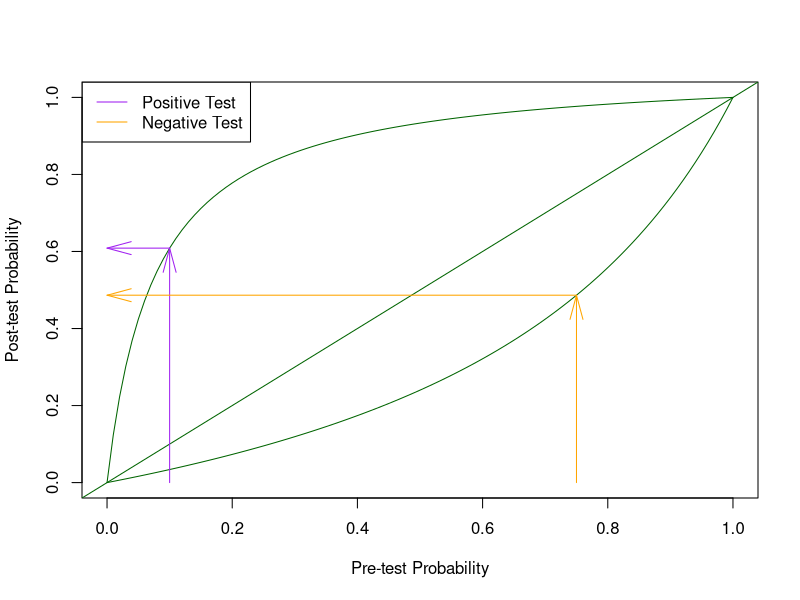
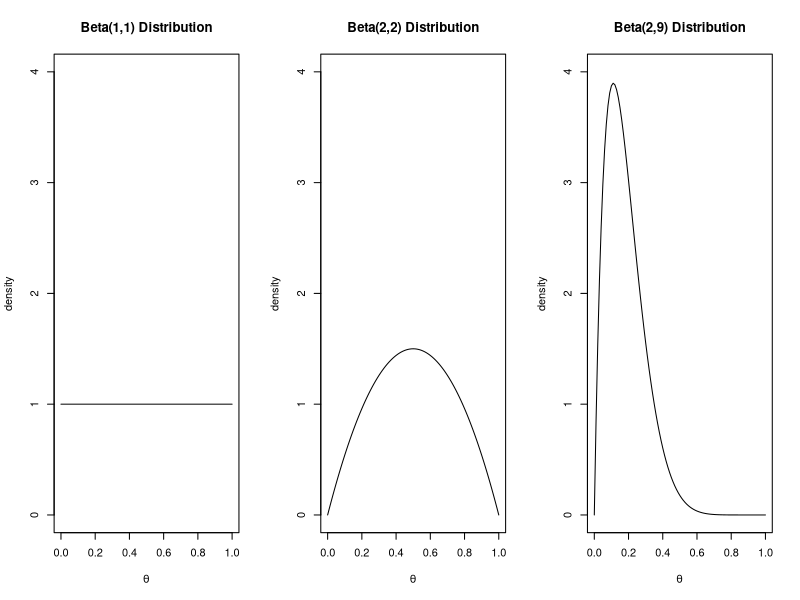
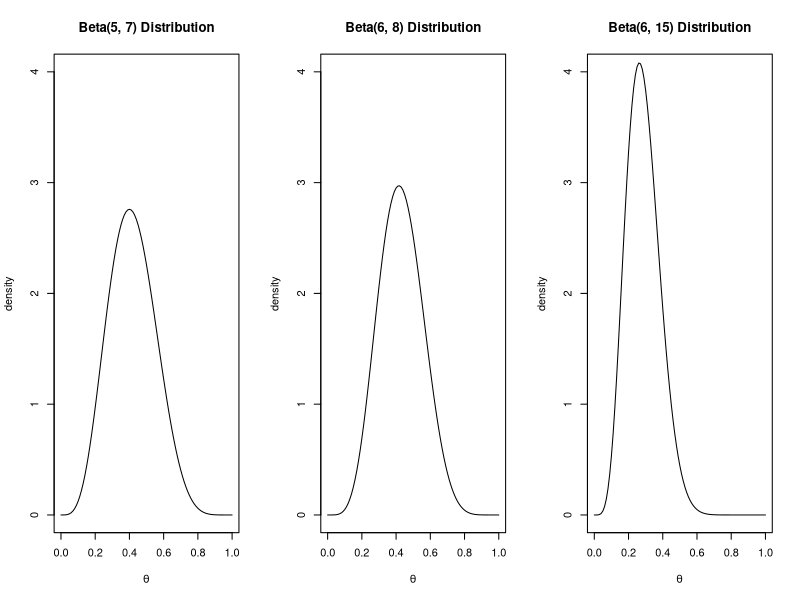
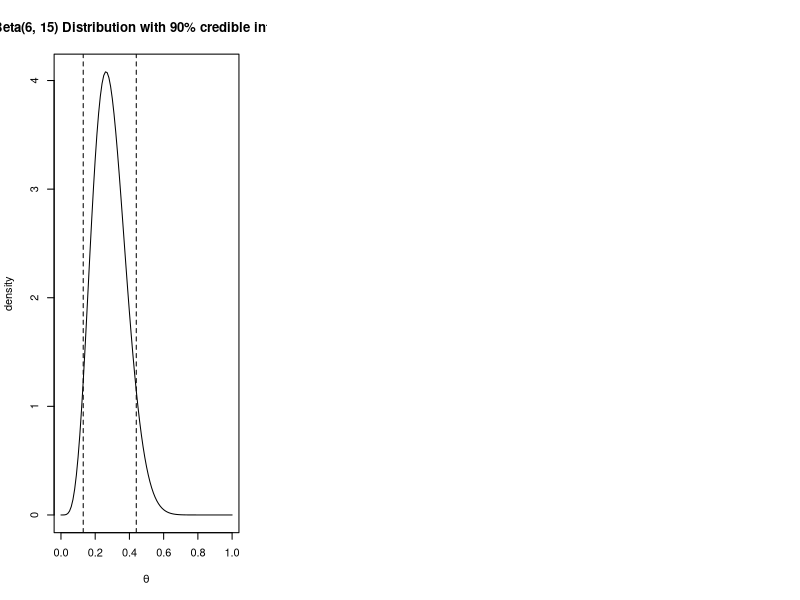

The R script that drew these images, in order:
#function takes as arguments the sensitivitiy of the test (sensi) 
#and the specificity (speci)

leafplot <- function(sensi, speci){
  
  pretest <- seq(0, 1, 0.01) #possible pre-test probabilities 
  
  #probability of having Covid-19 after a positive test result 
  pos.test <- sensi*pretest/(sensi*pretest+(1-speci)*(1-pretest))
  
  #probability of having Covid-19 after a negative test result 
  neg.test <- ((1-sensi)*(pretest))/((1-sensi)*pretest+speci*(1-pretest))
  
  #plot leaves
  plot(pretest, pos.test, type="l", col="darkgreen", 
     xlab="Pre-test Probability", ylab="Post-test Probability")
  points(pretest, neg.test, type="l", col="darkgreen")
  abline(a=0, b=1, col="darkgreen")
  legend("topleft", legend=c("Positive Test", "Negative Test"),
        col=c("Purple", "Orange"), lty=1, bg="transparent")
  
  #plot arrows 
    #we use pretest[11] to get the prevalence value of 0.1, and 
    #pretest[76] to get the prevalence value of 0.75 in the vector "pretest"
    
  arrows(pretest[11], 0, pretest[11], pos.test[11], angle=15, col="purple")
  arrows(pretest[11], pos.test[11], 0, pos.test[11], angle=15, col="purple")
  arrows(pretest[76], 0, pretest[76], neg.test[76], angle=15, col="orange")
  arrows(pretest[76], neg.test[76], 0, neg.test[76], angle=15, col="orange")
  
  }

leafplot(sensi=0.7, speci=0.95)


#See what happens to the plot when you change sensitivity and specificity! 
#leafplot(0.95, 0.8)

options(repr.plot.width=7, repr.plot.height=3)
theta <- seq(0, 1, 0.01)
par(mfrow=c(1,3))
plot(theta, dbeta(theta, 1, 1), type="l", main="Beta(1,1) Distribution", ylim=c(0,4), xlab=expression(theta), ylab="density")
plot(theta, dbeta(theta, 2, 2), type="l", main="Beta(2,2) Distribution", ylim=c(0,4), xlab=expression(theta), ylab="density")
plot(theta, dbeta(theta, 2, 9), type="l", main="Beta(2,9) Distribution", ylim=c(0,4), xlab=expression(theta), ylab="density")

p <- seq(0, 1, 0.01)
par(mfrow=c(1,3))
plot(p, dbeta(p, 5, 7), type="l",  main="Beta(5, 7) Distribution", ylim=c(0,4), xlab=expression(theta), ylab="density")
plot(p, dbeta(p, 6, 8), type="l", main="Beta(6, 8) Distribution", ylim=c(0,4), xlab=expression(theta), ylab="density")
plot(p, dbeta(p, 6, 15), type="l", main="Beta(6, 15) Distribution", ylim=c(0,4), xlab=expression(theta), ylab="density")

plot(p, dbeta(p, 6, 15), type="l", main="Beta(6, 15) Distribution with 90% credible interval",  xlab=expression(theta), ylab="density")
abline(v=0.44, lty="dashed")
abline(v=0.13,  lty="dashed")

#Area under the 90% HDPI
pbeta(0.44, 6, 15)-pbeta(0.13, 6, 15)

#The interval (0.47. 0.144) also a 90% credible interval 
pbeta(0.47, 6, 15)-pbeta(0.144, 6, 15)
